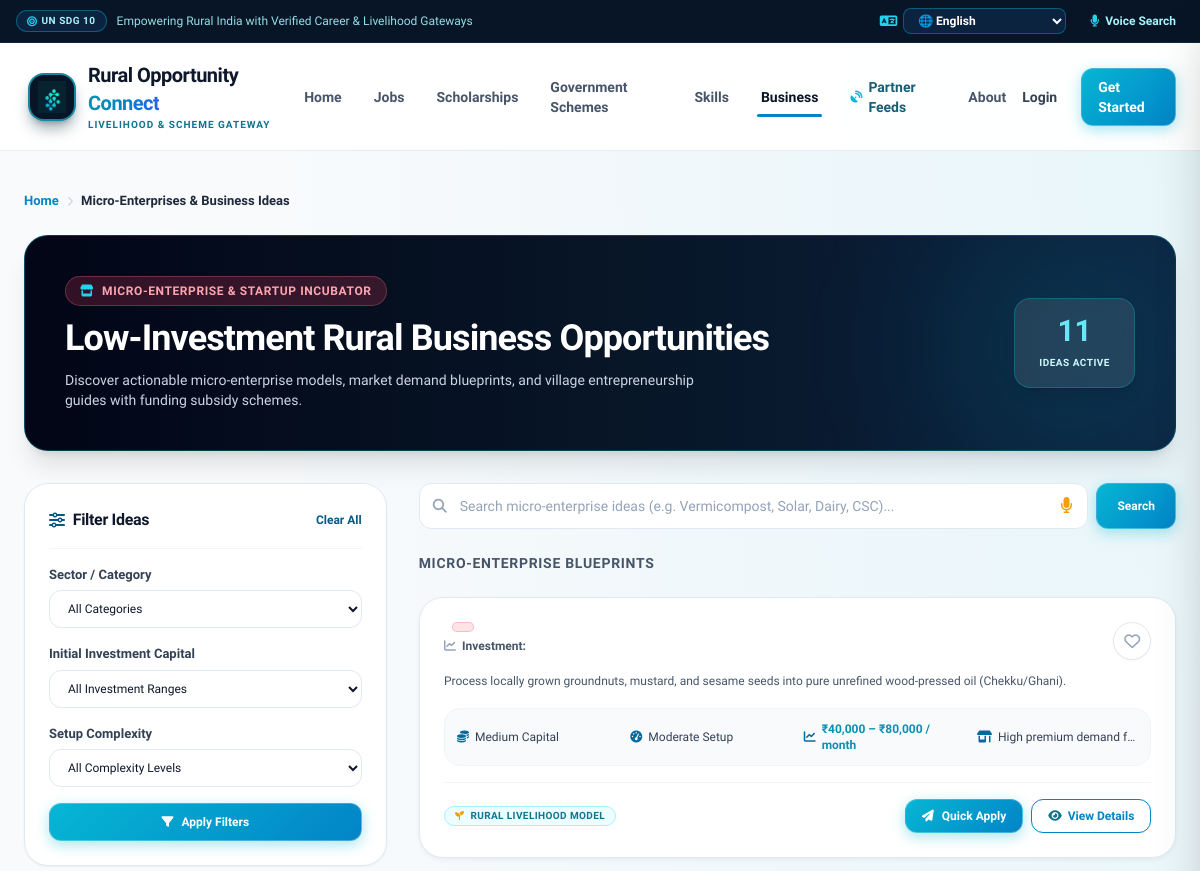
The app's page /business/ (upper part), older data.
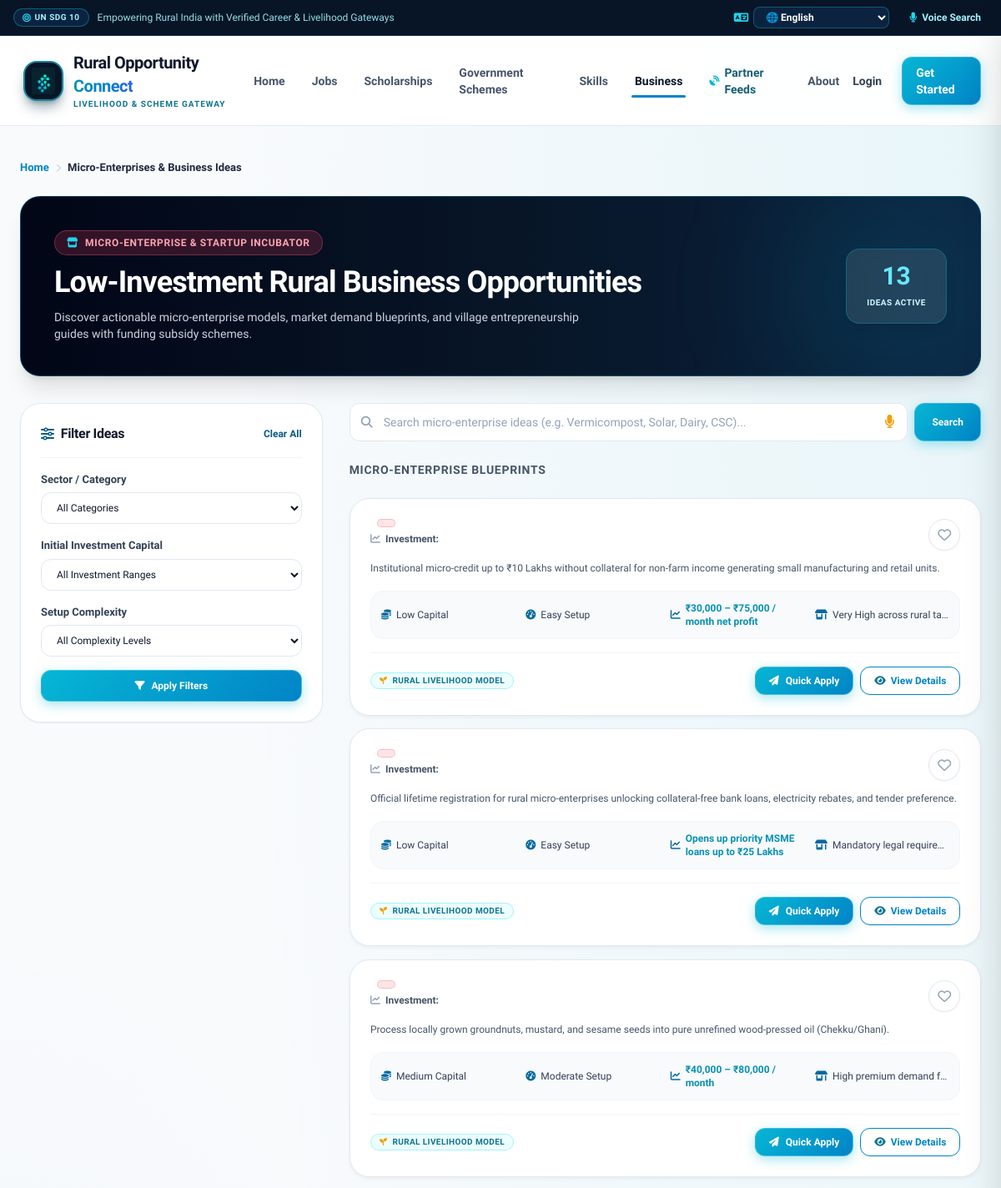
The same page, newer data.
### business/models.py (models this page shows, shortened)
class BusinessOpportunity(models.Model):
    INVESTMENT_CHOICES = [
        ('low', 'Low (< ₹1,00,000)'),
        ('medium', 'Medium (₹1,00,000 - ₹5,00,000)'),
        ('high', 'High (> ₹5,00,000)'),
    ]
    OPPORTUNITY_LEVEL = [
        ('easy', 'Easy to Start'),
        ('moderate', 'Moderate'),
        ('challenging', 'Challenging'),
    ]
    name = models.CharField(max_length=200)
    category = models.CharField(max_length=100)
    description = models.TextField()
    investment_level = models.CharField(max_length=20, choices=INVESTMENT_CHOICES)
    opportunity_level = models.CharField(max_length=20, choices=OPPORTUNITY_LEVEL)
    required_skills = models.TextField()
    expected_income = models.CharField(max_length=200)
    market_demand = models.CharField(max_length=100)
    resources = models.TextField()
    source_portal = models.CharField(max_length=100, default='PMEGP / Startup India', blank=True)
    source_url = models.URLField(blank=True, default='https://www.startupindia.gov.in/')
    is_external = models.BooleanField(default=False)
    created_at = models.DateTimeField(auto_now_add=True)
    updated_at = models.DateTimeField(auto_now=True)
    class Meta:
        ordering = ['-created_at']

### business/views.py (the view)
# urls.py: path('', views.business_list, name='business_list'),
def business_list(request):
    businesses = BusinessOpportunity.objects.all()
    search = request.GET.get('search', '')
    if search:
        businesses = businesses.filter(Q(name__icontains=search) | Q(category__icontains=search))
    category = request.GET.get('category', '')
    if category:
        businesses = businesses.filter(category__icontains=category)
    investment = request.GET.get('investment', '')
    if investment:
        businesses = businesses.filter(investment_level=investment)
    difficulty = request.GET.get('difficulty', '')
    if difficulty:
        businesses = businesses.filter(opportunity_level=difficulty)
    context = {
        'businesses': businesses,
        'business_ideas': businesses,
        'search': search,
        'filters': {
            'category': category,
            'investment': investment,
            'difficulty': difficulty,
        }
    }
    return render(request, 'business_list.html', context)

### templates/business_list.html (shortened to what this page needs)
{% extends 'base.html' %}
{% block content %}
<div class="max-w-7xl mx-auto px-4 sm:px-6 py-10">
    <nav class="roc-breadcrumb" aria-label="Breadcrumb">
        <a href="{% url 'landing_page' %}">Home</a>
        <span class="roc-breadcrumb-separator"><i class="fas fa-chevron-right text-[10px]"></i></span>
        <span class="text-slate-800 font-bold">Micro-Enterprises & Business Ideas</span>
    </nav>
    <div class="roc-card p-8 md:p-10 bg-gradient-to-r from-slate-950 via-[#071526] to-[#0c2340] text-white rounded-3xl shadow-xl mb-8 relative overflow-hidden border border-cyan-500/30">
        <div class="absolute -right-10 -bottom-10 w-72 h-72 bg-cyan-500/10 rounded-full blur-3xl pointer-events-none"></div>
        <div class="relative z-10 flex flex-col md:flex-row md:items-center justify-between gap-6">
            <div class="space-y-3">
                <div class="inline-flex items-center gap-2 bg-rose-500/20 text-rose-300 border border-rose-400/30 text-xs font-bold px-3.5 py-1.5 rounded-full uppercase tracking-wider">
                    <i class="fas fa-store text-cyan-400"></i> Micro-Enterprise & Startup Incubator
                </div>
                <h1 class="text-2xl sm:text-4xl font-extrabold text-white tracking-tight">
                    Low-Investment Rural Business Opportunities
                </h1>
                <p class="text-xs sm:text-sm text-slate-300 max-w-2xl font-normal leading-relaxed">
                    Discover actionable micro-enterprise models, market demand blueprints, and village entrepreneurship guides with funding subsidy schemes.
                </p>
            </div>
            <div class="flex items-center gap-4 shrink-0">
                <div class="bg-white/10 backdrop-blur-md px-6 py-3.5 rounded-2xl border border-cyan-500/30 text-center shadow-lg">
                    <span class="text-2xl sm:text-3xl font-black text-cyan-300 block">{{ business_ideas|length }}</span>
                    <span class="text-[10px] text-cyan-100 uppercase tracking-wider font-bold">Ideas Active</span>
                </div>
            </div>
        </div>
    </div>
    <div class="grid grid-cols-1 lg:grid-cols-12 gap-8 items-start">
        <aside class="lg:col-span-4 sticky top-24">
            <div class="roc-card p-6 bg-white shadow-sm border border-slate-200">
                <div class="flex items-center justify-between pb-4 mb-4 border-b border-slate-100">
                    <h2 class="text-base font-bold text-slate-900 flex items-center gap-2">
                        <i class="fas fa-sliders text-brand-800"></i> Filter Ideas
                    </h2>
                    <a href="{% url 'business_list' %}" class="text-xs font-bold text-brand-800 hover:text-brand-950 transition">
                        Clear All
                    </a>
                </div>
                <form method="GET" action="{% url 'business_list' %}" class="space-y-4">
                    <div>
                        <label class="form-label" for="category">Sector / Category</label>
                        <select id="category" name="category" class="form-select text-xs">
                            <option value="">All Categories</option>
                        </select>
                    </div>
                    <div>
                        <label class="form-label" for="investment">Initial Investment Capital</label>
                        <select id="investment" name="investment" class="form-select text-xs">
                            <option value="">All Investment Ranges</option>
                        </select>
                    </div>
                    <div>
                        <label class="form-label" for="complexity">Setup Complexity</label>
                        <select id="complexity" name="complexity" class="form-select text-xs">
                            <option value="">All Complexity Levels</option>
                        </select>
                    </div>
                    <button type="submit" class="btn-primary btn-magnetic btn-sheen w-full text-xs py-2.5 mt-2">
                        <i class="fas fa-filter"></i> Apply Filters
                    </button>
                </form>
            </div>
        </aside>
        <main class="lg:col-span-8 space-y-6">
            <form method="GET" action="{% url 'business_list' %}" class="flex gap-2">
                <div class="relative flex-1">
                    <input type="text" name="search" value="{{ search }}"
                           placeholder="Search micro-enterprise ideas (e.g. Vermicompost, Solar, Dairy, CSC)..."
                           class="form-input pl-10 pr-12 py-3 text-sm bg-white shadow-xs">
                    <i class="fas fa-search absolute left-3.5 top-1/2 -translate-y-1/2 text-slate-400 text-sm"></i>
                    <button type="button" onclick="triggerVoiceAssistant()" title="Voice search in regional language"
                            class="absolute right-3 top-1/2 -translate-y-1/2 text-slate-400 hover:text-brand-800 p-1 rounded-lg transition">
                        <i class="fas fa-microphone text-amber-500"></i>
                    </button>
                </div>
                <button type="submit" class="btn-primary btn-magnetic btn-sheen px-5 text-xs font-bold">Search</button>
            </form>
            <div class="flex items-center justify-between">
                <h2 class="text-sm font-bold text-slate-600 uppercase tracking-wider">Micro-Enterprise Blueprints</h2>
            </div>
            <div class="space-y-4 perspective-viewport anim-grid-stagger" data-anim="fade-up">
                {% if business_ideas %}
                    {% for biz in business_ideas %}
                    {% with biz_key="business_"|add:biz.id|stringformat:"s" %}
                    <div class="tilt-card-3d roc-card hover-lift-3d card-specular-glare p-6 border border-slate-200 hover:border-rose-400 relative stagger-{{ forloop.counter }}">
                        <div class="depth-layer-1">
                            <div class="flex flex-col sm:flex-row sm:items-start justify-between gap-3 mb-3">
                                <div class="flex-1">
                                    <div class="flex flex-wrap items-center gap-2 mb-1.5">
                                        <span class="roc-badge roc-badge-rose text-[10px]">
                                        </span>
                                    </div>
                                    <p class="text-xs text-slate-600 font-semibold flex items-center gap-1.5">
                                        <i class="fas fa-chart-line text-slate-400"></i> Investment: {{ biz.investment_range }}
                                    </p>
                                </div>
                                <div class="flex items-center gap-2 self-start depth-layer-2">
                                    <button type="button" class="save-btn heart-pop {% if biz_key in user_saved_keys %}is-saved{% endif %}"
                                            data-type="business" data-id="{{ biz.id }}" title="Save to wishlist">
                                        <i class="{% if biz_key in user_saved_keys %}fa-solid fa-heart text-red-500{% else %}fa-regular fa-heart text-slate-400{% endif %}"></i>
                                    </button>
                                </div>
                            </div>
                            <p class="text-xs text-slate-600 line-clamp-2 leading-relaxed mb-4">
                                {{ biz.description }}
                            </p>
                            <div class="grid grid-cols-2 sm:grid-cols-4 gap-3 text-xs bg-slate-50 p-3 rounded-2xl border border-slate-100 mb-4">
                                <div class="flex items-center gap-1.5 text-slate-700">
                                    <i class="fas fa-coins text-brand-700"></i>
                                    <span class="capitalize">{{ biz.investment_level }} Capital</span>
                                </div>
                                <div class="flex items-center gap-1.5 text-slate-700">
                                    <i class="fas fa-gauge-high text-brand-700"></i>
                                    <span class="capitalize">{{ biz.opportunity_level }} Setup</span>
                                </div>
                                <div class="flex items-center gap-1.5 text-slate-700">
                                    <i class="fas fa-chart-line text-brand-700"></i>
                                    <span class="font-bold text-emerald-700">{{ biz.expected_income }}</span>
                                </div>
                                <div class="flex items-center gap-1.5 text-slate-700">
                                    <i class="fas fa-shop text-brand-700"></i>
                                    <span class="truncate">{{ biz.market_demand }}</span>
                                </div>
                            </div>
                        </div>
                        <div class="depth-layer-2 pt-4 border-t border-slate-100 flex flex-col sm:flex-row items-center justify-between gap-3">
                            <div class="flex items-center gap-2">
                                <span class="roc-badge roc-badge-emerald text-[10px]">
                                    <i class="fas fa-seedling text-amber-500 text-[9px]"></i> Rural Livelihood Model
                                </span>
                            </div>
                            <div class="flex items-center gap-2 w-full sm:w-auto">
                                {% if user.is_authenticated and biz_key in user_applied_keys %}
                                    <button type="button" class="btn-applied text-xs py-2 px-4 flex-1 sm:flex-initial" disabled>
                                        <i class="fas fa-check-circle text-emerald-600"></i> Tracking Idea ✓
                                    </button>
                                {% else %}
                                    <button type="button" onclick="quickApply('business', '{{ biz.id }}', '{{ biz.name|escapejs }}', 'Micro-Enterprise Track', this)"
                                            class="btn-primary text-xs py-2 px-4 flex-1 sm:flex-initial shadow-xs cursor-pointer">
                                        <i class="fas fa-paper-plane"></i> Quick Apply
                                    </button>
                                {% endif %}
                                <a href="{% url 'business_detail' biz.id %}" class="btn-secondary text-xs py-2 px-4 flex-1 sm:flex-initial text-center flex items-center justify-center gap-1.5 font-bold">
                                    <i class="fas fa-eye text-cyan-700"></i> View Details
                                </a>
                            </div>
                        </div>
                    </div>
                    {% endwith %}
                    {% endfor %}
                {% endif %}
            </div>
        </main>
    </div>
</div>
{% endblock %}

Row changes from the older to the newer data that the page shows:
added BusinessOpportunity: description "Institutional micro-credit up to ₹10 Lakhs without collateral for non-farm income generating small manufacturing and retail units.", investment_level "Low", opportunity_level "Easy", expected_income "₹30,000 – ₹75,000 / month net profit", market_demand "Very High across rural ta…"
added BusinessOpportunity: description "Official lifetime registration for rural micro-enterprises unlocking collateral-free bank loans, electricity rebates, and tender preference.", investment_level "Low", opportunity_level "Easy", expected_income "Opens up priority MSME loans up to ₹25 Lakhs", market_demand "Mandatory legal require…"
Text that changed along with them:
{{ business_ideas|length }}: "11" → "13"
